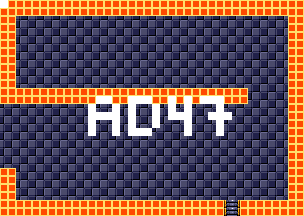

The image is a tile-based game level rendered from a .tmx file. Its description and source (layers, tilesets, objects; grid data summarised) follow:
An orthogonal 38x27 tile map with 8x8 px tiles, 4 tile layers (background, foreground, room numbers, Objects), 15 tilesets.

<map version="1.5" tiledversion="1.7.1" orientation="orthogonal" renderorder="right-down" width="38" height="27" tilewidth="8" tileheight="8" infinite="0" nextlayerid="11" nextobjectid="1">
 <tileset firstgid="1" source="tilesheets/tsKarniMata.tsx" />
 <tileset firstgid="1025" source="tilesheets/tsVoodooWasp.tsx" />
 <tileset firstgid="2049" source="tilesheets/tsBurial.tsx" />
 <tileset firstgid="3073" source="tilesheets/tsBlueTemple.tsx" />
 <tileset firstgid="4097" source="tilesheets/tsGoddess.tsx" />
 <tileset firstgid="5121" source="tilesheets/tsKonark.tsx" />
 <tileset firstgid="6145" name="sEnemies" tilewidth="8" tileheight="8" tilecount="1024" columns="32">
  <image source="../grapx/tilesheets/sObjects.bmp" trans="ff94ff" width="256" height="256" />
 </tileset>
 <tileset firstgid="7169" source="tilesheets/tsIceTemple.tsx" />
 <tileset firstgid="8193" source="tilesheets/tsLavaArea.tsx" />
 <tileset firstgid="9217" source="tilesheets/tsBossArea.tsx" />
 <tileset firstgid="10241" source="tilesheets/tsPegu.tsx" />
 <tileset firstgid="11265" source="tilesheets/sTiwanakuTemple.tsx" />
 <tileset firstgid="12289" source="tilesheets/sIndraTemple.tsx" />
 <tileset firstgid="13313" source="tilesheets/sTeleport.tsx" />
 <tileset firstgid="14337" source="tilesheets/sObjects.tsx" />
 <layer id="2" name="background" width="38" height="27">
  <data>[1026 cells, 1026 non-empty, 2 distinct tile ids]</data>
 </layer>
 <layer id="1" name="foreground" width="38" height="27">
  <data>[1026 cells, 286 non-empty, 3 distinct tile ids]</data>
 </layer>
 <layer id="7" name="room numbers" width="38" height="27">
  <data>[1026 cells, 43 non-empty, 1 distinct tile ids]</data>
 </layer>
 <layer id="10" name="Objects" width="38" height="27">
  <data>[1026 cells, 0 non-empty, 0 distinct tile ids]</data>
 </layer>
</map>
